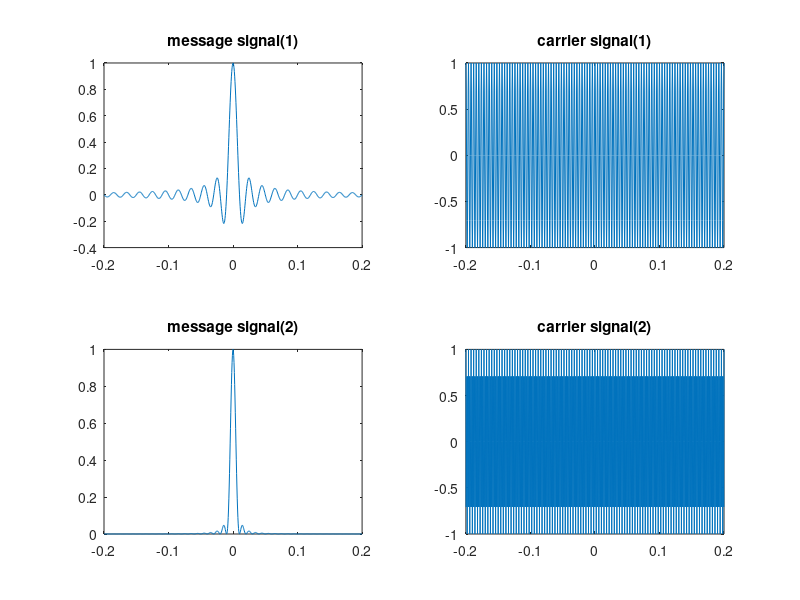

The MATLAB script that drew this image: (Note: this script raises an error after producing the figure.)
close,clear,clc

fs = 2000;
ts = 1/fs;
to = 0.2;
t = -to:ts:to;
df = 0.01;

figure(1)
m1 = sinc(100*t);
subplot(221)
plot(t , m1)
title('message signal(1)')

fc1 = 250;
c1 = cos(2*pi*fc1*t);
subplot(222)
plot(t , c1)
title('carrier signal(1)')

m2 = (sinc(100*t)).^2;
subplot(223)
plot(t , m2)
title('message signal(2)')

fc2 = 750;
c2 = cos(2*pi*fc2*t);
subplot(224)
plot(t , c2)
title('carrier signal(2)')

figure(2)
[ M1 , m1 , df1 ] = fftseq( m1 , ts, df );
M1 = M1/fs;

[ C1 , c1 , df1 ] = fftseq( c1 , ts, df );
C1 = C1/fs;
C1 = fftshift(C1);

[ M2 , m2 , df1 ] = fftseq( m2 , ts, df );
M2 = M2/fs;

[ C2 , c2 , df1 ] = fftseq( c2 , ts, df );
C2 = C2/fs;
C2 = fftshift(C2);

f = [0:df1:df1*(length(m1)-1)]-fs/2;

subplot(221)
plot(f , abs(fftshift(M1)))
title('spectrum of message signal(1)')

subplot(222)
plot(f , abs((C1)))
title('spectrum of carrier signal(1)')

subplot(223)
plot(f , abs(fftshift(M2)))
title('spectrum of message signal(2)')

subplot(224)
plot(f , abs(C2))
title('spectrum of carrier signal(2)')

figure(3)
u1 = m1.*c1;
[ U1 , u1 , df1 ] = fftseq( u1 , ts, df );
U1 = U1/fs;
U1 = fftshift(U1);
subplot(311)
plot(f , abs(U1))
title('spectrum of modulated signal(1)')

u2 = m2.*c2;
[ U2 , u2 , df1 ] = fftseq( u2 , ts, df );
U2 = U2/fs;
U2 = fftshift(U2);
subplot(312)
plot(f , abs(U2))
title('spectrum of modulated signal(2)')

X = U1 + U2;

subplot(313)
plot(f , abs(X))
title('spectrum of frquency division multiplexed signal')



figure(4)
BPF1 = zeros(size(f));
for i=1:length(f)
    if f(i)>100 && f(i)<400
        BPF1(i) = 2;
    end
end

subplot(411)
plot(f , abs(BPF1))
title('spectrum of BPF(1)')

subplot(412)
Output_bpf1 = X.*BPF1;
plot(f , abs(Output_bpf1))
title('spectrum of output after passing BPF(1)')

BPF2 = zeros(size(f));
for i=1:length(f)
    if f(i)>500 && f(i)<900
        BPF2(i) = 2;
    end
end

subplot(413)
plot(f , BPF2)
title('spectrum of BPF(2)')

subplot(414)
Output_bpf2 = X.*BPF2;
plot(f , abs(Output_bpf2))
title('spectrum of output after passing BPF(2)')



figure(5)
subplot(211)
Z1 = conv(Output_bpf1,C1,'same');
plot(f , abs(Z1))
title('Output bpf1')

subplot(212)
Z2 = conv(Output_bpf2,C2,'same');
plot(f , abs(Z2))
title('Output bpf2')

figure(6)

LPF1 = zeros(size(f));
for i=1:length(f)
    if f(i)>-200 && f(i)<200
        LPF1(i) = 2;
    end
end

subplot(411)
plot(f , abs(LPF1))
title('Lowpass Filter 1')

Msg1 = Z1.*LPF1;
subplot(412)
plot(f , abs(Msg1))
title('Msg1')

LPF2 = zeros(size(f));
for i=1:length(f)
    if f(i)>-200 && f(i)<200
        LPF2(i) = 2;
    end
end
subplot(413)
plot(f , abs(LPF2))
title('Lowpass Filter 2')

Msg2 = Z2.*LPF2;
subplot(414)
plot(f , abs(Msg2))
title('Msg2')

figure(7)
Msg1 = fftshift(Msg1);
Reconstructed_msg1 = real(ifft(Msg1))*fs;
subplot(211)
plot(t , Reconstructed_msg1(1:length(t)))
title('Reconstructed msg1')

Msg2 = fftshift(Msg2);
Reconstructed_msg2 = real(ifft(Msg2))*fs;
subplot(212)
plot(t , Reconstructed_msg2(1:length(t)))
title('Reconstructed msg2')







